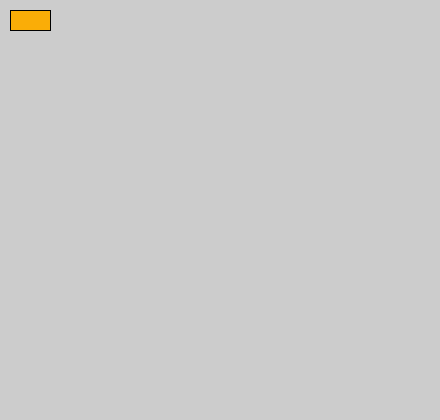
Frame 1 (no input)
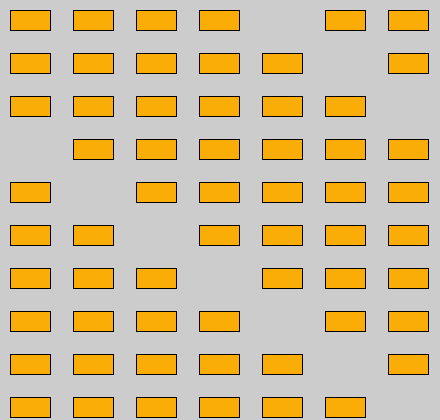
Frame 60 (the mouse pressed at the canvas centre just before this capture)
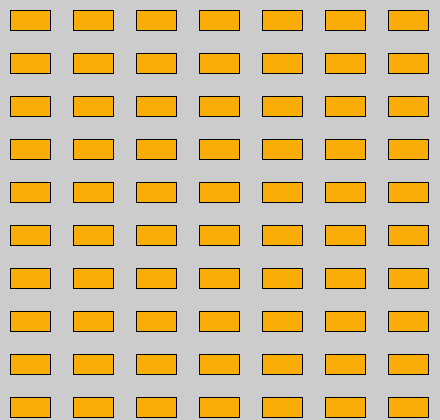
Frame 120 (the mouse held since frame 60 and released just before this capture)

The Processing sketch that drew these frames (run headless with seeded random() and noise(); from frame 60 on, the mouse is pressed at the canvas centre):

// Processing sketch: sketchEjercicio3
// ── sketchEjercicio3.pde
/* posiciones cardinales*/
float x = 10; // x perteneciente al eje de las abscisa
float y = 10; // y perteneciente al eje de las ordenadas

void setup(){
  size(440,420); // tamaño de la ventana
}

void draw(){
  fill(250,173,7); // color de fondo
  rect(x,y,40,20); // figura geometrica de rectangulo
  /*por cada recorrido las variables x e y sumando sus valores para desplazarse en la pantalla*/
  x = x + 63; // se despalaza sobre el eje de las abscisas (derecha)
  y = y + 43; // se desplaza sobre el eje de las ordenadas (abajo)
  if(x > width){ // controla que el valor de x si es mayor al ancho el valor de x se reinicio a 10 
    x = 10;
  }
  if(y > height){ // controla que el valor de y si es mayor al largo el valor de y se reinicie a 10 
    y = 10;
  }
}
